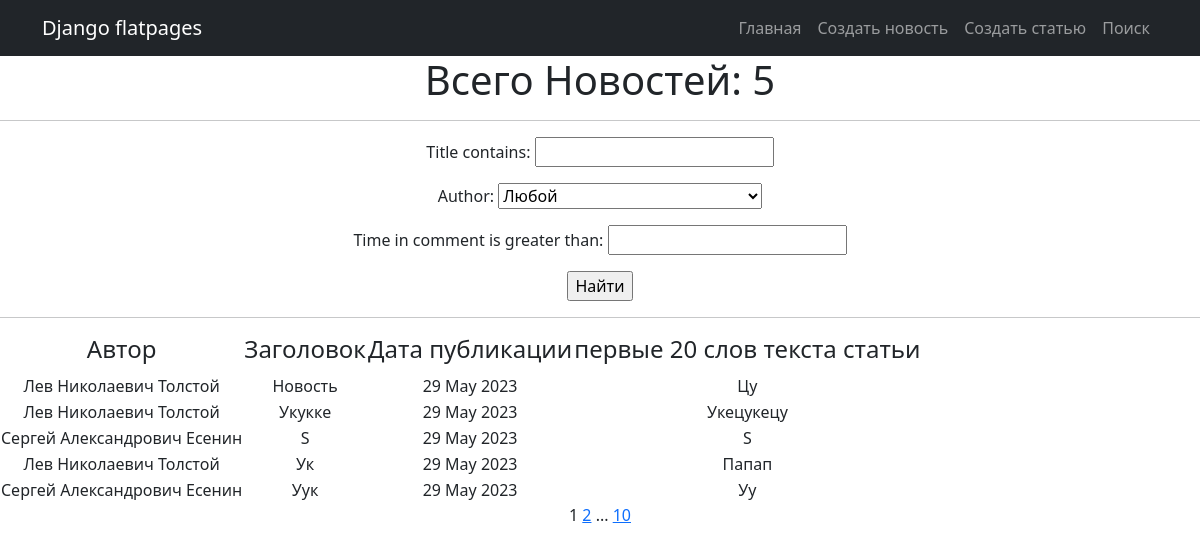
The app's page /news/search/ with its own data.
### news/models.py (models this page shows, shortened)
class Post(models.Model):
    objects = None
    article = 'AR'
    news = 'NE'
    POST = [
        (news, 'Новость'),
        (article, 'Статья')
    ]
    title = models.TextField(max_length=50)
    author = models.ForeignKey(Author, on_delete=models.CASCADE)
    time_in_comment = models.DateTimeField(auto_now_add=True)
    choice_title = models.CharField(max_length=2, choices=POST)
    post_text = models.TextField(max_length=500)
    posts = models.ManyToManyField('Category', through='PostCategory')
    rating_post = models.IntegerField(default=0)

class Author(models.Model):
    user_author = models.OneToOneField(User, on_delete=models.CASCADE)
    user_rating = models.IntegerField(default=0)
    def __str__(self):
        return f'{self.user_author.first_name}'

### news/views.py (the view)
# urls.py: path('news/search/', PostSearch.as_view()),
class PostSearch(ListView):
    model = Post
    ordering = '-time_in_comment'
    template_name = 'news_search.html'
    context_object_name = 'posts'
    paginate_by = 5
    def get_queryset(self):
        queryset = super().get_queryset()
        self.filterset = PostFilter(self.request.GET, queryset=queryset)
        return self.filterset.qs
    def get_context_data(self, **kwargs):
        context = super().get_context_data(**kwargs)
        context['filterset'] = self.filterset
        return context

### news/templatetags/censure.py (called while the page is built)
@register.filter()
def censor(word):
    def multiple_replace(texts, replace_value):
        for i, j in replace_value.items():
            texts = texts.lower().replace(i, j)
        return texts
    replace_values = {'модели': 'м*****',
                      'джигурда': 'д*******',
                      'однако': 'о*****',
                      'директор': 'д*******',
                      'повтор': 'п*****'
                      }
    word = multiple_replace(word, replace_values)
    return word.capitalize()

### news/templatetags/custom_tags.py (called while the page is built)
@register.simple_tag(takes_context=True)
def url_replace(context, **kwargs):
   d = context['request'].GET.copy()
   for k, v in kwargs.items():
       d[k] = v
   return d.urlencode()

### templates/news_search.html (shortened to what this page needs)
{% extends 'flatpages/default.html' %}
{% load custom_tags %}
{% block content %}
{% load censure %}
    <h1>Всего Новостей: {{ posts |length }} </h1>
    <hr>
    <form action="" method="get">
        {{ filterset.form.as_p }}
        <input type="submit" value="Найти" />
   </form>
    <hr>
    {% if posts %}
        <table >
            <tr>
                <td><h4>Автор</h4></td>
                <td><h4>Заголовок</h4></td>
                <td><h4>Дата публикации</h4></td>
                <td><h4>первые 20 слов текста статьи</h4></td>
            </tr>
            {% for news in posts %}
            <tr>
                <td>{{ news.author.user_author.first_name }}</td>
                <td>{{ news.title | censor }}</td>
                <td>{{ news.time_in_comment |date:'j M Y'  }}</td>
                <td>{{ news.post_text |truncatewords:20 | censor }}</td>
            </tr>
            {% endfor %}
        </table>
    {% else %}
        <h2>Товаров нет!</h2>
    {% endif %}
   {{ page_obj.number }}
   {% if page_obj.has_next %}
       <a href="?{% url_replace page=page_obj.next_page_number %}">{{ page_obj.next_page_number }}</a>
       {% if paginator.num_pages != page_obj.next_page_number %}
           ...
           <a href="?{% url_replace page=page_obj.paginator.num_pages %}">{{ page_obj.paginator.num_pages }}</a>
       {% endif %}
   {% endif %}
{% endblock content %}

### records on screen
Post: author.user_author.first_name "Лев Николаевич Толстой", title|censor "Новость", time_in_comment "29 May 2023", post_text|censor "Цу"
Post: author.user_author.first_name "Лев Николаевич Толстой", title|censor "Укукке", time_in_comment "29 May 2023", post_text|censor "Укецукецу"
Post: author.user_author.first_name "Сергей Александрович Есенин", title|censor "S", time_in_comment "29 May 2023", post_text|censor "S"
Post: author.user_author.first_name "Лев Николаевич Толстой", title|censor "Ук", time_in_comment "29 May 2023", post_text|censor "Папап"
Post: author.user_author.first_name "Сергей Александрович Есенин", title|censor "Уук", time_in_comment "29 May 2023", post_text|censor "Уу"

### other values on screen
{{ posts |length }} "5"
{{ page_obj.number }} "1"
{{ page_obj.next_page_number }} "2"
{{ page_obj.paginator.num_pages }} "10"
